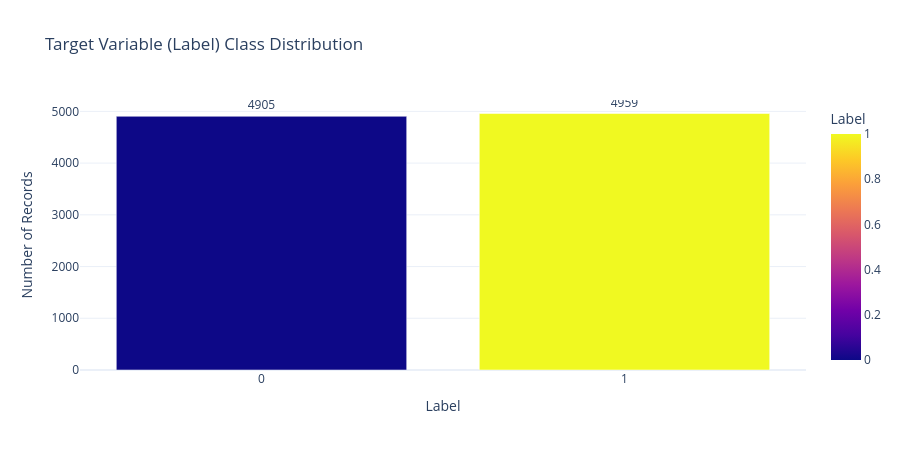

Here is the notebook cell this chart was saved with:
### Code cell
# Bar chart of target class distribution
fig = px.bar(
    target_summary,
    x="Class",
    y="Count",
    text="Count",
    color="Class",
    title="Target Variable (Label) Class Distribution",
    labels={"Class": "Label", "Count": "Number of Records"}
)
fig.update_traces(textposition="outside")
fig.update_layout(template="plotly_white", height=450, xaxis=dict(type="category"))
fig.show()

### Figure 1 — Plotly figure (JSON) as saved in the notebook; plotly's stock layout.template omitted (floating-point values rounded to 4 significant figures)
{"data": [{"hovertemplate": "Label=%{marker.color}<br>Number of Records=%{text}<extra></extra>", "legendgroup": "", "marker": {"color": [0, 1], "coloraxis": "coloraxis", "pattern": {"shape": ""}}, "name": "", "orientation": "v", "showlegend": false, "text": [4905.0, 4959.0], "textposition": "outside", "type": "bar", "x": [0, 1], "xaxis": "x", "y": [4905, 4959], "yaxis": "y"}], "layout": {"barmode": "relative", "coloraxis": {"colorbar": {"title": {"text": "Label"}}, "colorscale": [[0.0, "#0d0887"], [0.1111, "#46039f"], [0.2222, "#7201a8"], [0.3333, "#9c179e"], [0.4444, "#bd3786"], [0.5556, "#d8576b"], [0.6667, "#ed7953"], [0.7778, "#fb9f3a"], [0.8889, "#fdca26"], [1.0, "#f0f921"]]}, "height": 450, "legend": {"tracegroupgap": 0}, "title": {"text": "Target Variable (Label) Class Distribution"}, "xaxis": {"anchor": "y", "domain": [0.0, 1.0], "title": {"text": "Label"}, "type": "category"}, "yaxis": {"anchor": "x", "domain": [0.0, 1.0], "title": {"text": "Number of Records"}}}}
